Frame 1 (no input): blank canvas, image omitted
Frame 60 (the mouse pressed at the canvas centre just before this capture): blank canvas, image omitted
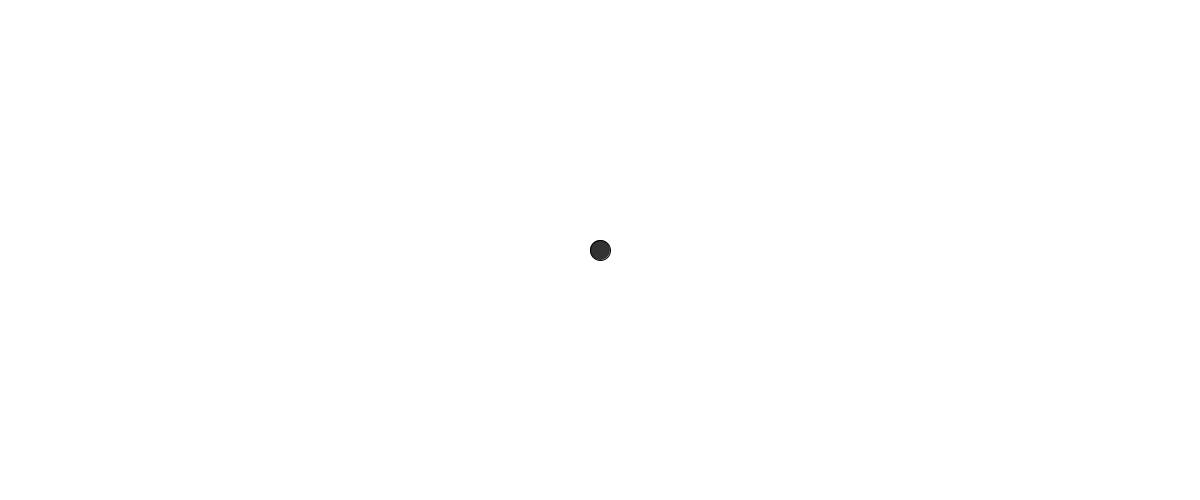
Frame 120 (the mouse held since frame 60 and released just before this capture)

The Processing sketch whose frames 1 and 60 were blank and that drew this single picture after the mouse press (run headless with seeded random() and noise(); from frame 60 on, the mouse is pressed at the canvas centre):

// Processing sketch: dla_mouseDragged
// ── dla_mouseDragged.pde
ArrayList <Atom> atoms;

void setup() {
  size(1200, 500);
  atoms = new ArrayList();
}

void draw() {
  background(255);
  for (Atom a : atoms) {
    a.draw();
  }
}

void mousePressed() {
//  atoms.clear();
  Atom a = new Atom(mouseX, mouseY, 20);
  a.type = 1;
  atoms.add(a);
}

void mouseDragged() {
  Atom a = null;
  int count = 1;
  if (atoms.size() > 0) {
    while (a == null || a.type == 0) {
      a = atoms.get(atoms.size()-count);
      count++;
    }
  }

  if (dist(a.x, a.y, mouseX, mouseY) > 10) {
    Atom b = new Atom(mouseX, mouseY, 10);
    b.type = 1;
    atoms.add(b);
  }

  if (frameCount % 5 == 0) {
    PVector pos = new PVector(200, 0);
    pos.set(random(width), random(height));

    float r = random(5, 15);
    float distMin = 1000000;
    Atom closest = null;
    for (Atom b : atoms) {
      float d = b.dist(pos);
      if (d < distMin) {
        closest = b;
        distMin = d;
      }
    }

    pos.sub(closest);
    PVector next = closest.get();
    pos.normalize();
    pos.mult(closest.r/2+r/2);
    next.add(pos);
    Atom nw = new Atom(next.x, next.y, r);
    atoms.add(nw);
  }
}


// ── Atom.pde
class Atom extends PVector {
  
  float r;
  int type = 0;
  
  Atom(float x, float y, float r_) {
    super(x, y);
    r = r_;
  }
  
  void draw() {
    fill(50);
    ellipse(x, y, r, r);
  }
  
}
